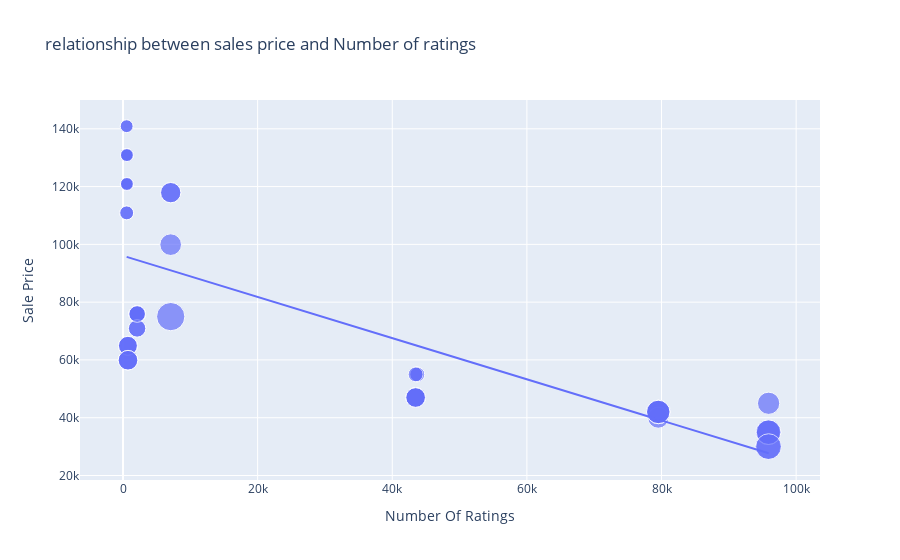

Notebook cell for this chart:
### Code cell
figure= px.scatter(data_frame = data, x='Number Of Ratings',y= 'Sale Price', size= 'Discount Percentage', trendline='ols',
           title= 'relationship between sales price and Number of ratings')
figure.show()

### Figure 1 — Plotly figure (JSON) as saved in the notebook; plotly's stock layout.template omitted (floating-point values rounded to 4 significant figures)
{"data": [{"hovertemplate": "Number Of Ratings=%{x}<br>Sale Price=%{y}<br>Discount Percentage=%{marker.size}<extra></extra>", "legendgroup": "", "marker": {"color": "#636efa", "size": [0, 0, 0, 0, 0, 0, 0, 0, 0, 20, 16, 20, 20, 20, 0, 0, 0, 0, 29, 15, 0, 15, 17, 18, 6, 6, 13, 6, 14, 10, 7, 6, 6, 13, 13, 10, 10, 6, 14, 6, 10, 6, 11, 11, 10, 14, 7, 6, 6, 6, 8, 8, 24, 22, 22, 22, 8, 24, 14, 14, 14, 14], "sizemode": "area", "sizeref": 0.0725, "symbol": "circle"}, "mode": "markers", "name": "", "orientation": "v", "showlegend": false, "type": "scatter", "x": [3431, 3431, 3431, 11202, 11202, 3431, 3431, 11202, 1454, 79512, 79512, 79582, 79512, 79512, 1078, 1078, 1078, 1078, 7088, 7088, 1078, 7088, 7081, 95909, 542, 580, 740, 545, 740, 2101, 545, 580, 580, 730, 730, 2101, 2101, 580, 740, 580, 2092, 545, 2101, 2092, 2101, 740, 545, 580, 580, 580, 43707, 43707, 95807, 95909, 95807, 95909, 43470, 95909, 43470, 43470, 43470, 43470], "xaxis": "x", "y": [49900, 84900, 84900, 77000, 77000, 49900, 49900, 77000, 89900, 41999, 39999, 41999, 41999, 41999, 131900, 117100, 131900, 117100, 74999, 117900, 117100, 117900, 99900, 44999, 140900, 130900, 64900, 120900, 59900, 75900, 110900, 130900, 120900, 64900, 64900, 75900, 75900, 120900, 59900, 120900, 75900, 140900, 70900, 70900, 75900, 59900, 110900, 120900, 130900, 130900, 54999, 54999, 29999, 34999, 34999, 34999, 54999, 29999, 46999, 46999, 46999, 46999], "yaxis": "y"}, {"hovertemplate": "<b>OLS trendline</b><br>Sale Price = -0.712783 * Number Of Ratings + 96054.8<br>R<sup>2</sup>=0.492139<br><br>Number Of Ratings=%{x}<br>Sale Price=%{y} <b>(trend)</b><extra></extra>", "legendgroup": "", "marker": {"color": "#636efa", "symbol": "circle"}, "mode": "lines", "name": "", "showlegend": false, "type": "scatter", "x": [542, 545, 545, 545, 545, 580, 580, 580, 580, 580, 580, 580, 580, 730, 730, 740, 740, 740, 740, 1078, 1078, 1078, 1078, 1078, 1454, 2092, 2092, 2101, 2101, 2101, 2101, 2101, 3431, 3431, 3431, 3431, 3431, 7081, 7088, 7088, 7088, 11202, 11202, 11202, 43470, 43470, 43470, 43470, 43470, 43707, 43707, 79512, 79512, 79512, 79512, 79582, 95807, 95807, 95909, 95909, 95909, 95909], "xaxis": "x", "y": [95670.0, 95670.0, 95670.0, 95670.0, 95670.0, 95640.0, 95640.0, 95640.0, 95640.0, 95640.0, 95640.0, 95640.0, 95640.0, 95530.0, 95530.0, 95530.0, 95530.0, 95530.0, 95530.0, 95290.0, 95290.0, 95290.0, 95290.0, 95290.0, 95020.0, 94560.0, 94560.0, 94560.0, 94560.0, 94560.0, 94560.0, 94560.0, 93610.0, 93610.0, 93610.0, 93610.0, 93610.0, 91010.0, 91000.0, 91000.0, 91000.0, 88070.0, 88070.0, 88070.0, 65070.0, 65070.0, 65070.0, 65070.0, 65070.0, 64900.0, 64900.0, 39380.0, 39380.0, 39380.0, 39380.0, 39330.0, 27770.0, 27770.0, 27690.0, 27690.0, 27690.0, 27690.0], "yaxis": "y"}], "layout": {"autosize": true, "legend": {"itemsizing": "constant", "tracegroupgap": 0}, "title": {"text": "relationship between sales price and Number of ratings"}, "xaxis": {"anchor": "y", "autorange": true, "domain": [0, 1], "range": [-5980.0, 103000.0], "title": {"text": "Number Of Ratings"}, "type": "linear"}, "yaxis": {"anchor": "x", "autorange": true, "domain": [0, 1], "range": [11530.0, 153700.0], "title": {"text": "Sale Price"}, "type": "linear"}}}
